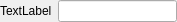
<?xml version="1.0" encoding="UTF-8"?>
<ui version="4.0">
 <class>SearchParameter</class>
 <widget class="QWidget" name="SearchParameter">
  <property name="geometry">
   <rect>
    <x>0</x>
    <y>0</y>
    <width>177</width>
    <height>22</height>
   </rect>
  </property>
  <property name="windowTitle">
   <string>Form</string>
  </property>
  <layout class="QHBoxLayout" name="horizontalLayout">
   <property name="leftMargin">
    <number>0</number>
   </property>
   <property name="topMargin">
    <number>0</number>
   </property>
   <property name="rightMargin">
    <number>0</number>
   </property>
   <property name="bottomMargin">
    <number>0</number>
   </property>
   <item>
    <widget class="QLabel" name="label">
     <property name="text">
      <string>TextLabel</string>
     </property>
    </widget>
   </item>
   <item>
    <widget class="QLineEdit" name="edit"/>
   </item>
  </layout>
 </widget>
 <resources/>
 <connections/>
</ui>
